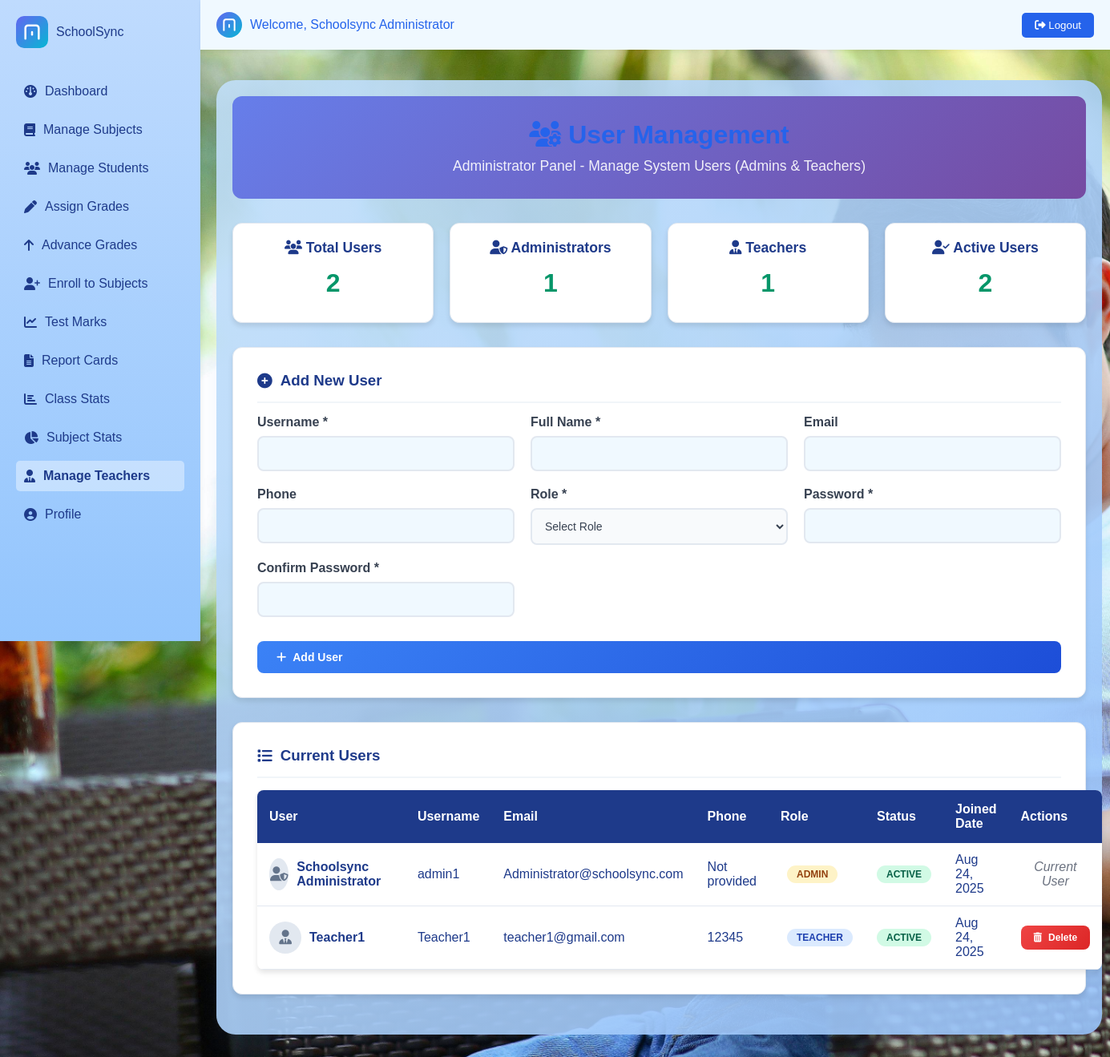
The app's page /php/admin_teachers.php (signed in) with its own data.
### tables this page shows
CREATE TABLE `users` (
  `id` int(11) NOT NULL,
  `username` varchar(50) NOT NULL,
  `password` varchar(255) NOT NULL,
  `full_name` varchar(100) NOT NULL,
  `email` varchar(100) DEFAULT NULL,
  `phone` varchar(15) DEFAULT NULL,
  `role` enum('admin','teacher') NOT NULL DEFAULT 'teacher',
  `status` enum('active','inactive') NOT NULL DEFAULT 'active',
  `created_at` timestamp NOT NULL DEFAULT current_timestamp()
);

### php/admin_teachers.php (the view, shortened to what this page needs)
<?php
include 'config.php';
$users_sql = "SELECT id, username, full_name, email, phone, role, status, created_at FROM users WHERE role IN ('admin', 'teacher') ORDER BY role, created_at DESC";
$users_result = $conn->query($users_sql);
$stats_sql = "SELECT
                COUNT(*) as total_users,
                COUNT(CASE WHEN role = 'admin' THEN 1 END) as total_admins,
                COUNT(CASE WHEN role = 'teacher' THEN 1 END) as total_teachers,
                COUNT(CASE WHEN status = 'active' THEN 1 END) as active_users,
                COUNT(CASE WHEN status = 'inactive' THEN 1 END) as inactive_users
               FROM users WHERE role IN ('admin', 'teacher')";
$stats_result = $conn->query($stats_sql);
$stats = $stats_result->fetch_assoc();
?>
<!DOCTYPE html>
<html lang="en">
<head>
    <link rel="stylesheet" href="../css/styles.css">
    <link rel="stylesheet" href="https://cdnjs.cloudflare.com/ajax/libs/font-awesome/6.4.2/css/all.min.css">
</head>
<body>
    <?php include 'navbar.php'; ?>
    <div class="container">
        <div class="admin-header">
            <h1><i class="fa-solid fa-users-cog"></i> User Management</h1>
            <p>Administrator Panel - Manage System Users (Admins & Teachers)</p>
        </div>
        <div class="stats-grid">
            <div class="stat-card">
                <h3><i class="fa-solid fa-users"></i> Total Users</h3>
                <div class="stat-value"><?php echo $stats['total_users']; ?></div>
            </div>
            <div class="stat-card">
                <h3><i class="fa-solid fa-user-shield"></i> Administrators</h3>
                <div class="stat-value"><?php echo $stats['total_admins']; ?></div>
            </div>
            <div class="stat-card">
                <h3><i class="fa-solid fa-user-tie"></i> Teachers</h3>
                <div class="stat-value"><?php echo $stats['total_teachers']; ?></div>
            </div>
            <div class="stat-card">
                <h3><i class="fa-solid fa-user-check"></i> Active Users</h3>
                <div class="stat-value"><?php echo $stats['active_users']; ?></div>
            </div>
        </div>
        <div class="form-container">
            <h3><i class="fa-solid fa-plus-circle"></i> Add New User</h3>
            <form method="POST">
                <div class="form-grid">
                    <div class="form-group">
                        <label for="username">Username *</label>
                        <input type="text" id="username" name="username" value="<?php echo isset($_POST['username']) ? htmlspecialchars($_POST['username']) : ''; ?>" required>
                    </div>
                    <div class="form-group">
                        <label for="full_name">Full Name *</label>
                        <input type="text" id="full_name" name="full_name" value="<?php echo isset($_POST['full_name']) ? htmlspecialchars($_POST['full_name']) : ''; ?>" required>
                    </div>
                    <div class="form-group">
                        <label for="email">Email</label>
                        <input type="email" id="email" name="email" value="<?php echo isset($_POST['email']) ? htmlspecialchars($_POST['email']) : ''; ?>">
                    </div>
                    <div class="form-group">
                        <label for="phone">Phone</label>
                        <input type="tel" id="phone" name="phone" value="<?php echo isset($_POST['phone']) ? htmlspecialchars($_POST['phone']) : ''; ?>">
                    </div>
                    <div class="form-group">
                        <label for="role">Role *</label>
                        <select id="role" name="role" class="role-selector" required>
                            <option value="">Select Role</option>
                        </select>
                    </div>
                    <div class="form-group">
                        <label for="password">Password *</label>
                        <input type="password" id="password" name="password" required>
                    </div>
                    <div class="form-group">
                        <label for="confirm_password">Confirm Password *</label>
                        <input type="password" id="confirm_password" name="confirm_password" required>
                    </div>
                </div>
                <button type="submit" name="add_user" class="btn btn-primary">
                    <i class="fa-solid fa-plus"></i> Add User
                </button>
            </form>
        </div>
        <div class="form-container">
            <h3><i class="fa-solid fa-list"></i> Current Users</h3>
            <?php if ($users_result->num_rows > 0): ?>
                <table class="users-table">
                    <thead>
                        <tr>
                            <th>User</th>
                            <th>Username</th>
                            <th>Email</th>
                            <th>Phone</th>
                            <th>Role</th>
                            <th>Status</th>
                            <th>Joined Date</th>
                            <th class="actions-cell">Actions</th>
                        </tr>
                    </thead>
                    <tbody>
                        <?php while ($user = $users_result->fetch_assoc()): ?>
                            <tr>
                                <td>
                                    <div style="display: flex; align-items: center; gap: 10px;">
                                        <div class="user-avatar">
                                            <i class="fa-solid fa-<?php echo $user['role'] == 'admin' ? 'user-shield' : 'user-tie'; ?>"></i>
                                        </div>
                                        <div>
                                            <strong><?php echo htmlspecialchars($user['full_name']); ?></strong>
                                        </div>
                                    </div>
                                </td>
                                <td><?php echo htmlspecialchars($user['username']); ?></td>
                                <td><?php echo $user['email'] ? htmlspecialchars($user['email']) : 'Not provided'; ?></td>
                                <td><?php echo $user['phone'] ? htmlspecialchars($user['phone']) : 'Not provided'; ?></td>
                                <td>
                                    <span class="role-badge role-<?php echo $user['role']; ?>">
                                        <?php echo ucfirst($user['role']); ?>
                                    </span>
                                </td>
                                <td>
                                    <span class="status-badge status-<?php echo $user['status']; ?>">
                                        <?php echo ucfirst($user['status']); ?>
                                    </span>
                                </td>
                                <td><?php echo date('M j, Y', strtotime($user['created_at'])); ?></td>
                                <td class="actions-cell">
                                    <?php if ($user['id'] != $_SESSION['user_id']): ?>
                                        <button type="button" onclick="confirmDelete(<?php echo $user['id']; ?>, '<?php echo htmlspecialchars($user['username']); ?>', '<?php echo htmlspecialchars($user['full_name']); ?>', '<?php echo $user['role']; ?>')" class="btn btn-danger btn-sm">
                                            <i class="fa-solid fa-trash-can"></i> Delete
                                        </button>
                                    <?php else: ?>
                                        <span class="text-muted">Current User</span>
                                    <?php endif; ?>
                                </td>
                            </tr>
                        <?php endwhile; ?>
                    </tbody>
                </table>
            <?php endif; ?>
        </div>
    </div>
</body>
</html>

### css/styles.css (style rules this page uses)
* { margin: 0; padding: 0; box-sizing: border-box; font-family: 'Poppins', sans-serif; }
body { background: linear-gradient(135deg, #6366f1 0%, #8b5cf6 100%); background-image: url('../images/bg.jpg'); background-size: cover; background-blend-mode: overlay; }
.form-group { display: flex; flex-direction: column; }
.form-group label { font-weight: 600; color: #1e3a8a; margin-bottom: 8px; }
.form-group select { padding: 10px; border: 2px solid #e2e8f0; border-radius: 8px; font-size: 14px; }
.container { background: linear-gradient(135deg, rgba(193, 223, 249, 0.9) 0%, rgba(153, 196, 252, 0.9) 100%); width: calc(100% - 280px); max-width: 100%; min-height: 80vh; border-radius: 24px; box-shadow: 0 8px 32px rgba(59,130,246,0.08); margin: 100px auto 50px 270px; padding: 20px; flex-grow: 1; transition: margin-left 0.3s ease, width 0.3s ease; }
h1, h2, h3 { color: #2563eb; margin-bottom: 15px; }
form { display: flex; flex-direction: column; gap: 10px; }
input, select, textarea { padding: 10px; border: 1px solid #bfdbfe; border-radius: 5px; font-size: 1rem; background: #f0f9ff; }
button { background: linear-gradient(to right, #3b82f6, #2563eb); color: white; border: none; padding: 10px 20px; border-radius: 5px; cursor: pointer; transition: opacity 0.3s, transform 0.2s; }
table { width: 100%; border-collapse: collapse; margin-top: 10px; background: rgba(240,248,255,0.95); color: #1e3a8a; border-radius: 8px; overflow: hidden; box-shadow: 0 2px 8px rgba(59,130,246,0.06); }
th, td { border: none; padding: 14px 18px; }
th { background: #2563eb; color: #fff; }

### records on screen
users: full_name "Schoolsync Administrator", username "admin1", email "Administrator@schoolsync.com", phone "Not provided", role "ADMIN", status "ACTIVE", created_at "Aug 24, 2025", shows "Current User"
users: full_name "Teacher1", username "Teacher1", email "teacher1@gmail.com", phone "12345", role "TEACHER", status "ACTIVE", created_at "Aug 24, 2025"

### other values on screen
$_SESSION['full_name'] "Schoolsync Administrator"
$stats['total_users'] "2"
$stats['total_admins'] "1"
$stats['total_teachers'] "1"
$stats['active_users'] "2"
